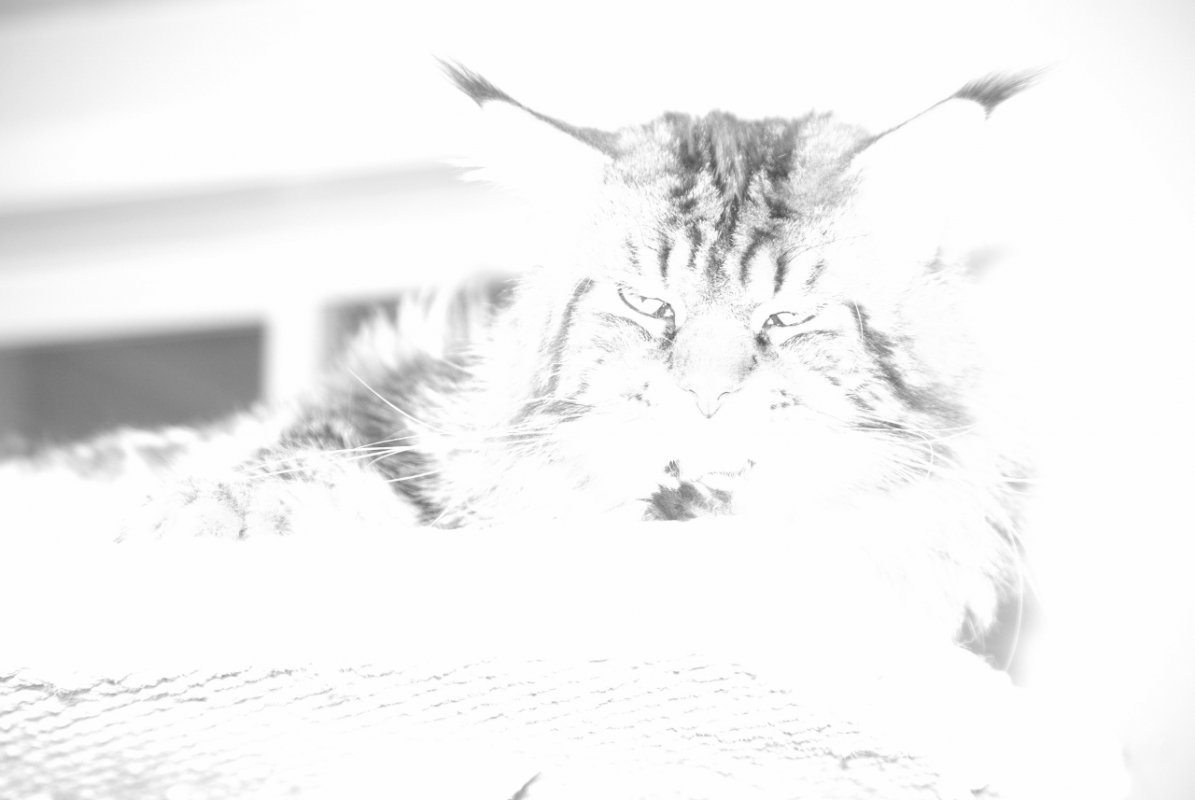
#> input picture over_exposure_grey.jpg, 1195 x 800 px
$ python midterm_q4.py
#> lines starting #> are read from the running program, lines starting #| are printed output that depends on the picture


from PIL import Image, ImageOps
import numpy as np

# 載入原始影像
image = Image.open("over_exposure_grey.jpg")
#> image is the input picture: PIL image 1195x800 L; min 73, max 255, mean 242.9

# 直方图均衡化
equalized_image = ImageOps.equalize(image)
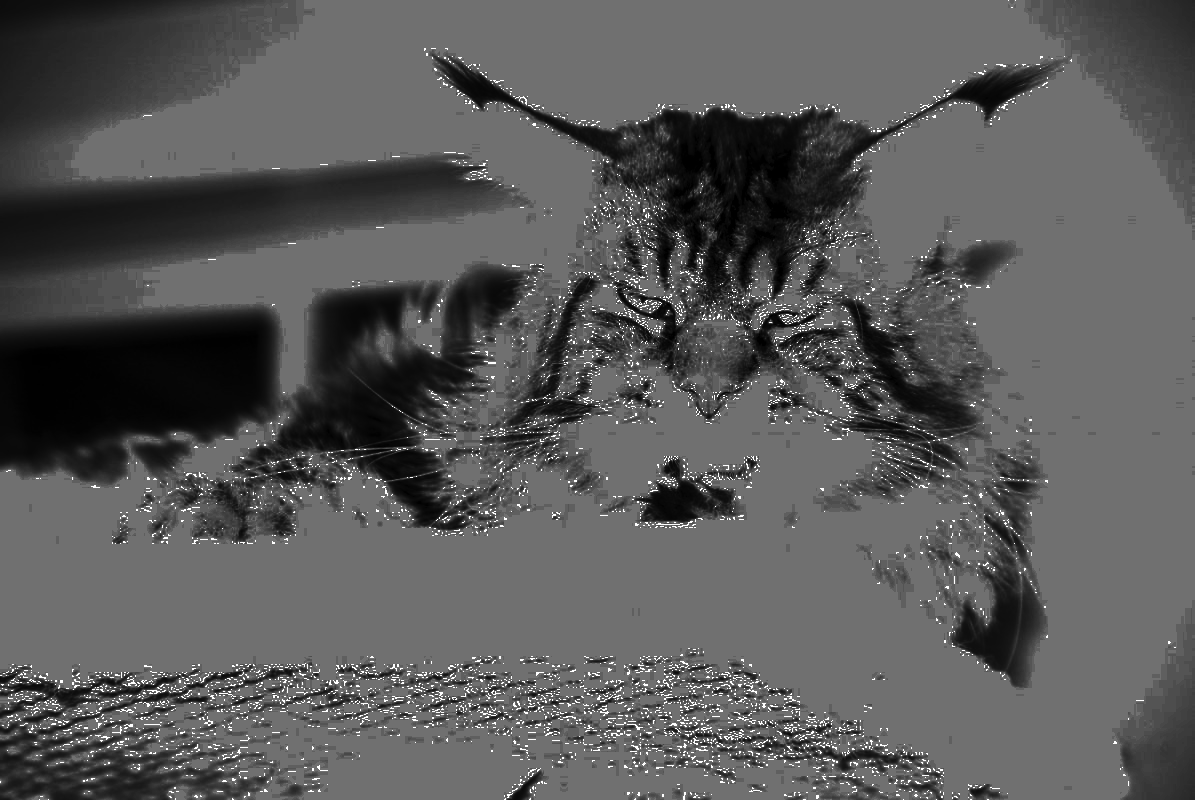
#> equalized_image: PIL image 1195x800 L; min 0, max 255, mean 89.1

# Gamma校正
gamma = 7.5
gamma_corrected_image = image.point(lambda x: x**gamma)
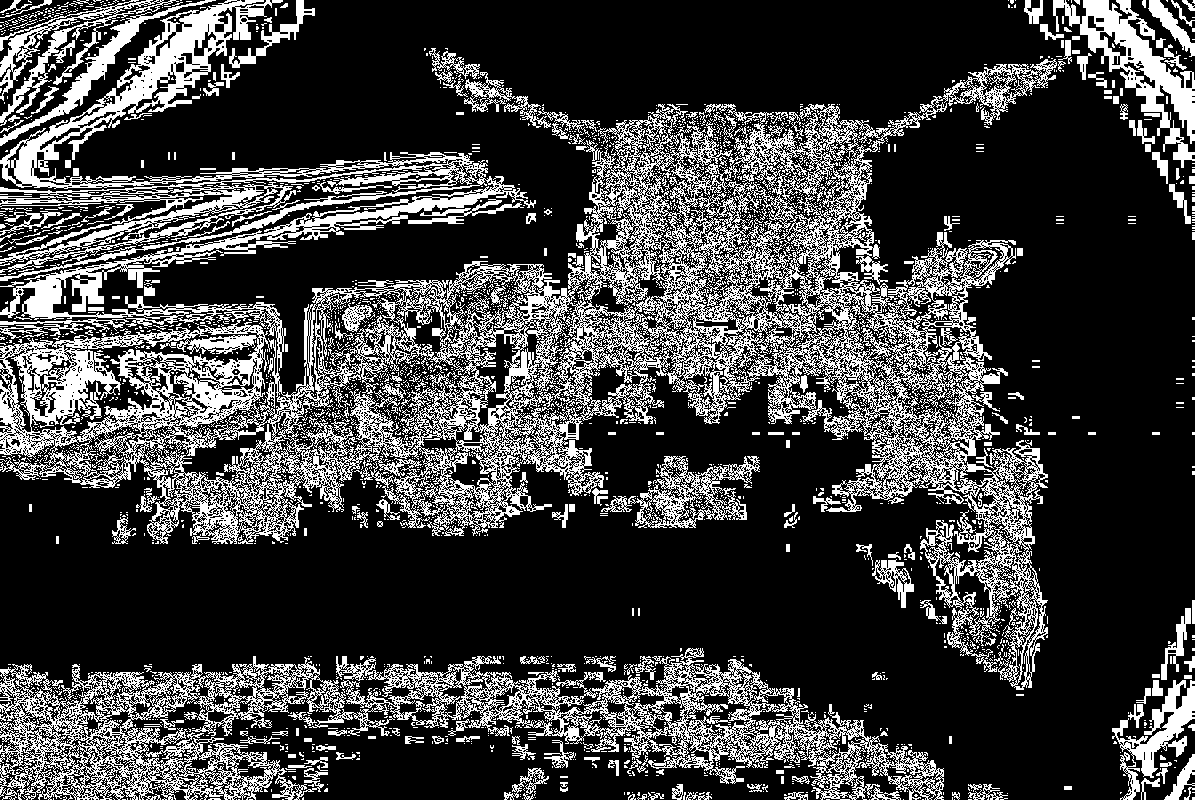
#> gamma_corrected_image: PIL image 1195x800 L; 25.2% white in thin lines or dots

# 儲存增強後的影像
equalized_image.save("enhanced_image_equalized.jpg")
gamma_corrected_image.save("enhanced_image_gamma_corrected.jpg")

print("影像增強完成。")
